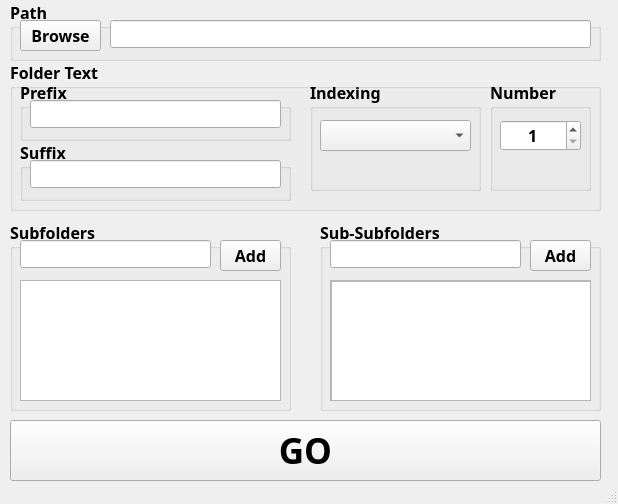
<?xml version="1.0" encoding="UTF-8"?>
<ui version="4.0">
 <class>MainWindow</class>
 <widget class="QMainWindow" name="MainWindow">
  <property name="geometry">
   <rect>
    <x>0</x>
    <y>0</y>
    <width>618</width>
    <height>504</height>
   </rect>
  </property>
  <property name="windowTitle">
   <string>MainWindow</string>
  </property>
  <widget class="QWidget" name="centralwidget">
   <widget class="QPushButton" name="pushButton_2">
    <property name="geometry">
     <rect>
      <x>10</x>
      <y>420</y>
      <width>591</width>
      <height>61</height>
     </rect>
    </property>
    <property name="font">
     <font>
      <family>Century Gothic</family>
      <pointsize>26</pointsize>
      <weight>75</weight>
      <bold>true</bold>
     </font>
    </property>
    <property name="text">
     <string>GO</string>
    </property>
   </widget>
   <widget class="QGroupBox" name="groupBox">
    <property name="geometry">
     <rect>
      <x>10</x>
      <y>0</y>
      <width>591</width>
      <height>61</height>
     </rect>
    </property>
    <property name="font">
     <font>
      <family>Century Gothic</family>
      <pointsize>12</pointsize>
      <weight>75</weight>
      <bold>true</bold>
     </font>
    </property>
    <property name="title">
     <string>Path</string>
    </property>
    <widget class="QPushButton" name="pushButton">
     <property name="geometry">
      <rect>
       <x>10</x>
       <y>20</y>
       <width>81</width>
       <height>31</height>
      </rect>
     </property>
     <property name="font">
      <font>
       <family>Century Gothic</family>
       <pointsize>12</pointsize>
       <weight>75</weight>
       <bold>true</bold>
      </font>
     </property>
     <property name="text">
      <string>Browse</string>
     </property>
    </widget>
    <widget class="QLineEdit" name="lineEdit_2">
     <property name="geometry">
      <rect>
       <x>100</x>
       <y>20</y>
       <width>481</width>
       <height>28</height>
      </rect>
     </property>
     <property name="font">
      <font>
       <family>Century Gothic</family>
       <pointsize>12</pointsize>
      </font>
     </property>
     <property name="text">
      <string/>
     </property>
    </widget>
   </widget>
   <widget class="QGroupBox" name="groupBox_3">
    <property name="geometry">
     <rect>
      <x>10</x>
      <y>60</y>
      <width>591</width>
      <height>151</height>
     </rect>
    </property>
    <property name="font">
     <font>
      <family>Century Gothic</family>
      <pointsize>12</pointsize>
      <weight>75</weight>
      <bold>true</bold>
     </font>
    </property>
    <property name="title">
     <string>Folder Text</string>
    </property>
    <property name="flat">
     <bool>false</bool>
    </property>
    <property name="checkable">
     <bool>false</bool>
    </property>
    <widget class="QGroupBox" name="groupBox_6">
     <property name="geometry">
      <rect>
       <x>10</x>
       <y>20</y>
       <width>271</width>
       <height>61</height>
      </rect>
     </property>
     <property name="font">
      <font>
       <family>Century Gothic</family>
       <pointsize>12</pointsize>
       <weight>75</weight>
       <bold>true</bold>
      </font>
     </property>
     <property name="title">
      <string>Prefix</string>
     </property>
     <widget class="QLineEdit" name="lineEdit_5">
      <property name="geometry">
       <rect>
        <x>10</x>
        <y>20</y>
        <width>251</width>
        <height>28</height>
       </rect>
      </property>
      <property name="font">
       <font>
        <family>Century Gothic</family>
        <pointsize>12</pointsize>
       </font>
      </property>
     </widget>
    </widget>
    <widget class="QGroupBox" name="groupBox_7">
     <property name="geometry">
      <rect>
       <x>10</x>
       <y>80</y>
       <width>271</width>
       <height>61</height>
      </rect>
     </property>
     <property name="font">
      <font>
       <family>Century Gothic</family>
       <pointsize>12</pointsize>
       <weight>75</weight>
       <bold>true</bold>
      </font>
     </property>
     <property name="title">
      <string>Suffix</string>
     </property>
     <widget class="QLineEdit" name="lineEdit_3">
      <property name="geometry">
       <rect>
        <x>10</x>
        <y>20</y>
        <width>251</width>
        <height>28</height>
       </rect>
      </property>
      <property name="font">
       <font>
        <family>Century Gothic</family>
        <pointsize>12</pointsize>
       </font>
      </property>
     </widget>
    </widget>
    <widget class="QGroupBox" name="groupBox_8">
     <property name="geometry">
      <rect>
       <x>300</x>
       <y>20</y>
       <width>171</width>
       <height>111</height>
      </rect>
     </property>
     <property name="font">
      <font>
       <family>Century Gothic</family>
       <pointsize>12</pointsize>
       <weight>75</weight>
       <bold>true</bold>
      </font>
     </property>
     <property name="title">
      <string>Indexing</string>
     </property>
     <widget class="QComboBox" name="comboBox">
      <property name="geometry">
       <rect>
        <x>10</x>
        <y>40</y>
        <width>151</width>
        <height>31</height>
       </rect>
      </property>
     </widget>
    </widget>
    <widget class="QGroupBox" name="groupBox_2">
     <property name="geometry">
      <rect>
       <x>480</x>
       <y>20</y>
       <width>101</width>
       <height>111</height>
      </rect>
     </property>
     <property name="font">
      <font>
       <family>Century Gothic</family>
       <pointsize>12</pointsize>
       <weight>75</weight>
       <bold>true</bold>
      </font>
     </property>
     <property name="title">
      <string>Number</string>
     </property>
     <widget class="QSpinBox" name="spinBox">
      <property name="geometry">
       <rect>
        <x>10</x>
        <y>40</y>
        <width>81</width>
        <height>31</height>
       </rect>
      </property>
      <property name="sizePolicy">
       <sizepolicy hsizetype="Minimum" vsizetype="Fixed">
        <horstretch>0</horstretch>
        <verstretch>0</verstretch>
       </sizepolicy>
      </property>
      <property name="alignment">
       <set>Qt::AlignCenter</set>
      </property>
      <property name="minimum">
       <number>1</number>
      </property>
      <property name="maximum">
       <number>9999999</number>
      </property>
     </widget>
    </widget>
   </widget>
   <widget class="QGroupBox" name="groupBox_4">
    <property name="geometry">
     <rect>
      <x>10</x>
      <y>220</y>
      <width>281</width>
      <height>191</height>
     </rect>
    </property>
    <property name="font">
     <font>
      <family>Century Gothic</family>
      <pointsize>12</pointsize>
      <weight>75</weight>
      <bold>true</bold>
     </font>
    </property>
    <property name="title">
     <string>Subfolders</string>
    </property>
    <widget class="QScrollArea" name="scrollArea">
     <property name="geometry">
      <rect>
       <x>10</x>
       <y>60</y>
       <width>261</width>
       <height>121</height>
      </rect>
     </property>
     <property name="widgetResizable">
      <bool>true</bool>
     </property>
     <widget class="QWidget" name="scrollAreaWidgetContents">
      <property name="geometry">
       <rect>
        <x>0</x>
        <y>0</y>
        <width>259</width>
        <height>119</height>
       </rect>
      </property>
      <widget class="QListWidget" name="listWidget">
       <property name="geometry">
        <rect>
         <x>-5</x>
         <y>-9</y>
         <width>271</width>
         <height>131</height>
        </rect>
       </property>
      </widget>
     </widget>
    </widget>
    <widget class="QLineEdit" name="lineEdit_6">
     <property name="geometry">
      <rect>
       <x>10</x>
       <y>20</y>
       <width>191</width>
       <height>28</height>
      </rect>
     </property>
     <property name="font">
      <font>
       <family>Century Gothic</family>
       <pointsize>12</pointsize>
      </font>
     </property>
    </widget>
    <widget class="QPushButton" name="pushButton_3">
     <property name="geometry">
      <rect>
       <x>210</x>
       <y>20</y>
       <width>61</width>
       <height>31</height>
      </rect>
     </property>
     <property name="font">
      <font>
       <family>Century Gothic</family>
       <pointsize>12</pointsize>
       <weight>75</weight>
       <bold>true</bold>
      </font>
     </property>
     <property name="text">
      <string>Add</string>
     </property>
    </widget>
   </widget>
   <widget class="QGroupBox" name="groupBox_5">
    <property name="geometry">
     <rect>
      <x>320</x>
      <y>220</y>
      <width>281</width>
      <height>191</height>
     </rect>
    </property>
    <property name="font">
     <font>
      <family>Century Gothic</family>
      <pointsize>12</pointsize>
      <weight>75</weight>
      <bold>true</bold>
     </font>
    </property>
    <property name="title">
     <string>Sub-Subfolders</string>
    </property>
    <widget class="QScrollArea" name="scrollArea_3">
     <property name="geometry">
      <rect>
       <x>10</x>
       <y>60</y>
       <width>261</width>
       <height>121</height>
      </rect>
     </property>
     <property name="widgetResizable">
      <bool>true</bool>
     </property>
     <widget class="QWidget" name="scrollAreaWidgetContents_3">
      <property name="geometry">
       <rect>
        <x>0</x>
        <y>0</y>
        <width>259</width>
        <height>119</height>
       </rect>
      </property>
      <widget class="QListWidget" name="listWidget_2">
       <property name="geometry">
        <rect>
         <x>0</x>
         <y>0</y>
         <width>261</width>
         <height>121</height>
        </rect>
       </property>
      </widget>
     </widget>
    </widget>
    <widget class="QLineEdit" name="lineEdit_8">
     <property name="geometry">
      <rect>
       <x>10</x>
       <y>20</y>
       <width>191</width>
       <height>28</height>
      </rect>
     </property>
     <property name="font">
      <font>
       <family>Century Gothic</family>
       <pointsize>12</pointsize>
      </font>
     </property>
    </widget>
    <widget class="QPushButton" name="pushButton_5">
     <property name="geometry">
      <rect>
       <x>210</x>
       <y>20</y>
       <width>61</width>
       <height>31</height>
      </rect>
     </property>
     <property name="font">
      <font>
       <family>Century Gothic</family>
       <pointsize>12</pointsize>
       <weight>75</weight>
       <bold>true</bold>
      </font>
     </property>
     <property name="text">
      <string>Add</string>
     </property>
    </widget>
   </widget>
  </widget>
  <widget class="QStatusBar" name="statusbar"/>
 </widget>
 <resources/>
 <connections/>
</ui>
